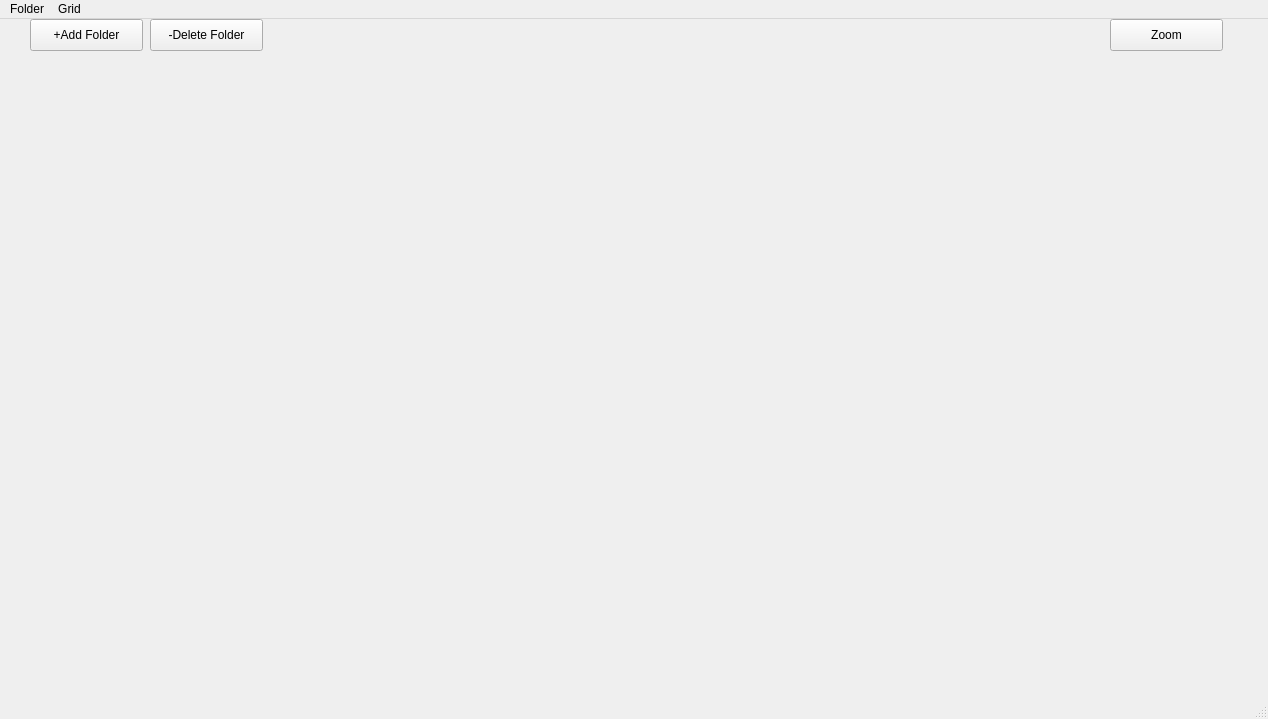
<?xml version="1.0" encoding="UTF-8"?>
<ui version="4.0">
 <class>MainWindow</class>
 <widget class="QMainWindow" name="MainWindow">
  <property name="geometry">
   <rect>
    <x>0</x>
    <y>0</y>
    <width>1268</width>
    <height>719</height>
   </rect>
  </property>
  <property name="windowTitle">
   <string>MainWindow</string>
  </property>
  <widget class="QWidget" name="centralwidget">
   <widget class="QWidget" name="gridLayoutWidget">
    <property name="geometry">
     <rect>
      <x>9</x>
      <y>39</y>
      <width>1251</width>
      <height>631</height>
     </rect>
    </property>
    <layout class="QGridLayout" name="gridLayout"/>
   </widget>
   <widget class="QPushButton" name="pushButton_zoom">
    <property name="geometry">
     <rect>
      <x>1110</x>
      <y>0</y>
      <width>113</width>
      <height>32</height>
     </rect>
    </property>
    <property name="text">
     <string>Zoom</string>
    </property>
   </widget>
   <widget class="QPushButton" name="pushButton_Add">
    <property name="geometry">
     <rect>
      <x>30</x>
      <y>0</y>
      <width>113</width>
      <height>32</height>
     </rect>
    </property>
    <property name="text">
     <string>+Add Folder</string>
    </property>
   </widget>
   <widget class="QPushButton" name="pushButton_delete">
    <property name="geometry">
     <rect>
      <x>150</x>
      <y>0</y>
      <width>113</width>
      <height>32</height>
     </rect>
    </property>
    <property name="text">
     <string>-Delete Folder</string>
    </property>
   </widget>
  </widget>
  <widget class="QStatusBar" name="statusbar"/>
  <widget class="QMenuBar" name="menubar">
   <property name="geometry">
    <rect>
     <x>0</x>
     <y>0</y>
     <width>1268</width>
     <height>24</height>
    </rect>
   </property>
   <widget class="QMenu" name="menuFolder">
    <property name="title">
     <string>Folder</string>
    </property>
    <addaction name="actionOpen"/>
   </widget>
   <widget class="QMenu" name="menuGrid">
    <property name="title">
     <string>Grid</string>
    </property>
    <addaction name="actionAdd_2"/>
    <addaction name="actionDlete"/>
   </widget>
   <addaction name="menuFolder"/>
   <addaction name="menuGrid"/>
  </widget>
  <action name="actionAdd">
   <property name="text">
    <string>Add</string>
   </property>
  </action>
  <action name="actionOpen">
   <property name="text">
    <string>Open</string>
   </property>
  </action>
  <action name="actionAdd_2">
   <property name="text">
    <string>+Add</string>
   </property>
  </action>
  <action name="actionDlete">
   <property name="text">
    <string>-Delete</string>
   </property>
  </action>
 </widget>
 <resources/>
 <connections/>
</ui>
